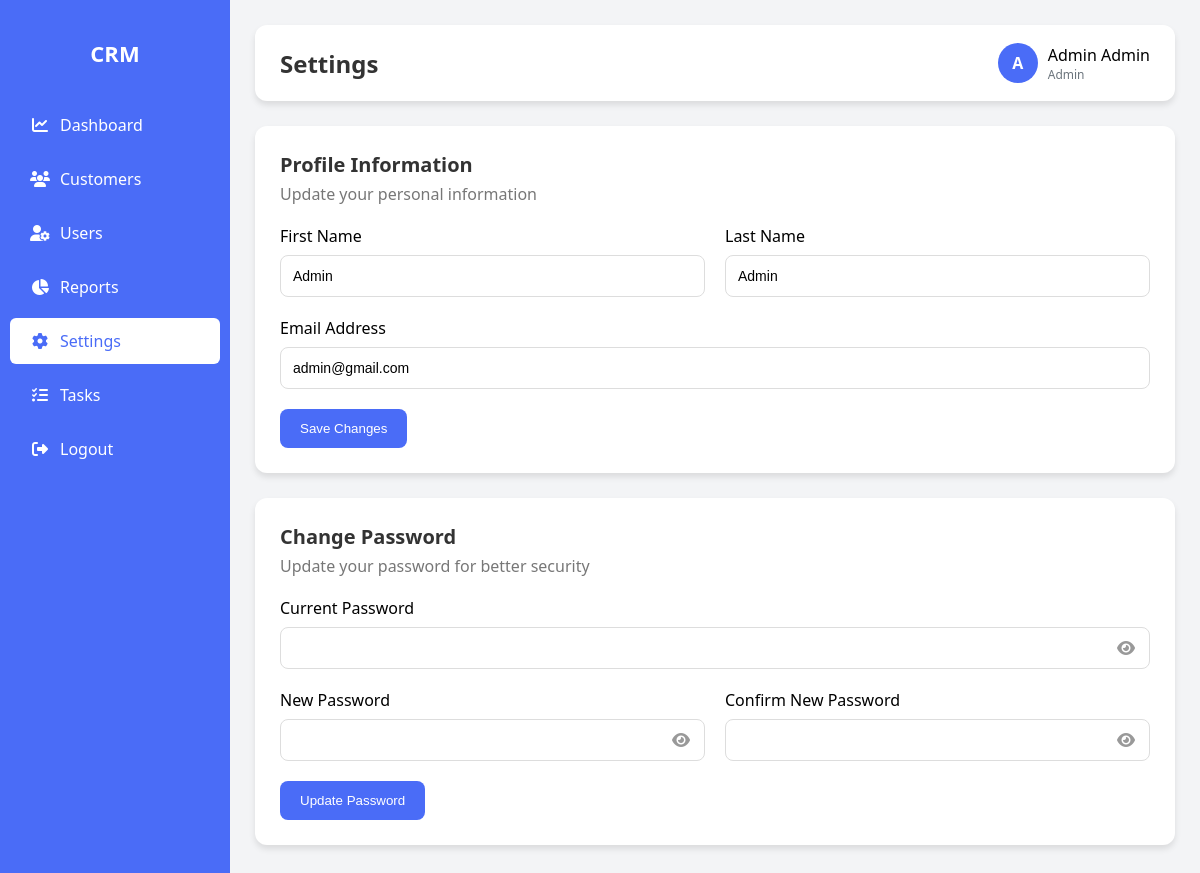
/settings.php (signed in), run on the app's committed database.
### tables this page shows
CREATE TABLE `users` (
  `id` int(11) NOT NULL,
  `name` varchar(100) NOT NULL,
  `email` varchar(100) NOT NULL,
  `password` varchar(255) NOT NULL,
  `role` enum('admin','user') DEFAULT 'user',
  `created_at` timestamp NOT NULL DEFAULT current_timestamp(),
  `updated_at` timestamp NOT NULL DEFAULT current_timestamp() ON UPDATE current_timestamp()
);

### functions.php (called while the page is built, shortened)
<?php
function getUserDetails($user_id) {
    global $conn;
    $sql = "SELECT * FROM users WHERE id = ?";
    $stmt = $conn->prepare($sql);
    $stmt->bind_param("i", $user_id);
    $stmt->execute();
    $result = $stmt->get_result();
    if ($result->num_rows > 0) {
        $user = $result->fetch_assoc();
        $name_parts = explode(' ', $user['name'], 2);
        $user['first_name'] = $name_parts[0] ?? '';
        $user['last_name'] = $name_parts[1] ?? '';
        return $user;
    }
    return null;
}
?>

### settings.php (the view, shortened to what this page needs)
<?php
include 'config.php';
include 'functions.php';
$user_id = $_SESSION['user_id'];
$user = getUserDetails($user_id);
$role = $user['role'];
$user_name = $user['name'];
if ($_SERVER['REQUEST_METHOD'] === 'POST') {
    if (isset($_POST['update_profile'])) {
        $profile_data = [
            'first_name' => $_POST['first_name'] ?? '',
            'last_name' => $_POST['last_name'] ?? '',
            'email' => $_POST['email'] ?? '',
            'bio' => $_POST['bio'] ?? ''
        ];
        if (updateUserProfile($user_id, $profile_data)) {
            $success_message = "Profile updated successfully!";
            $_SESSION['name'] = trim($profile_data['first_name'] . ' ' . $profile_data['last_name']);
            $user_name = $_SESSION['name'];
        } else {
            $error_message = "Failed to update profile.";
        }
    }
    if (isset($_POST['update_password'])) {
        if (($_POST['new_password'] ?? '') !== ($_POST['confirm_password'] ?? '')) {
            $error_message = "New passwords do not match.";
        } else {
            if (updatePassword($user_id, $_POST['current_password'] ?? '', $_POST['new_password'] ?? '')) {
                $success_message = "Password updated successfully!";
            } else {
                $error_message = "Failed to update password. Please check your current password.";
            }
        }
    }
    $user_details = getUserDetails($user_id);
} else {
    $user_details = $user;
}
?>
<!DOCTYPE html>
<html lang="en">
<head>
    <link rel="stylesheet" href="https://cdnjs.cloudflare.com/ajax/libs/font-awesome/6.4.0/css/all.min.css">
</head>
<body>
    <?php include 'sidebar.php'; ?>
    <div class="main-content">
        <div class="header">
            <h2>Settings</h2>
            <div class="header-actions">
                <div class="user-profile">
                    <div class="user-avatar"><?= strtoupper(substr($user_name, 0, 1)); ?></div>
                    <div>
                        <div style="font-weight: 500;"><?= htmlspecialchars($user_name); ?></div>
                        <div style="font-size: 12px; color: var(--secondary);"><?= ucfirst($role); ?></div>
                    </div>
                </div>
            </div>
        </div>
        <div class="card">
            <div class="card-header">
                <h2>Profile Information</h2>
                <p>Update your personal information</p>
            </div>
            <form method="POST">
                <div class="form-row">
                    <div class="form-group">
                        <label for="firstName">First Name</label>
                        <input type="text" id="firstName" name="first_name" value="<?= htmlspecialchars($user_details['first_name'] ?? ''); ?>" required>
                    </div>
                    <div class="form-group">
                        <label for="lastName">Last Name</label>
                        <input type="text" id="lastName" name="last_name" value="<?= htmlspecialchars($user_details['last_name'] ?? ''); ?>" required>
                    </div>
                </div>
                <div class="form-group">
                    <label for="email">Email Address</label>
                    <input type="email" id="email" name="email" value="<?= htmlspecialchars($user_details['email'] ?? ''); ?>" required>
                </div>
                <button type="submit" class="btn-primary">Save Changes</button>
            </form>
        </div>
        <div class="card">
            <div class="card-header">
                <h2>Change Password</h2>
                <p>Update your password for better security</p>
            </div>
            <form method="POST">
                <div class="form-group">
                    <label for="currentPassword">Current Password</label>
                    <div class="password-wrapper">
                        <input type="password" id="currentPassword" name="current_password" required>
                        <i class="fas fa-eye toggle-password"></i>
                    </div>
                </div>
                <div class="form-row">
                    <div class="form-group">
                        <label for="newPassword">New Password</label>
                         <div class="password-wrapper">
                            <input type="password" id="newPassword" name="new_password" required>
                            <i class="fas fa-eye toggle-password"></i>
                        </div>
                    </div>
                    <div class="form-group">
                        <label for="confirmPassword">Confirm New Password</label>
                        <div class="password-wrapper">
                            <input type="password" id="confirmPassword" name="confirm_password" required>
                            <i class="fas fa-eye toggle-password"></i>
                        </div>
                    </div>
                </div>
                <button type="submit" class="btn-primary">Update Password</button>
            </form>
        </div>
    </div>
</body>
</html>

### settings.php (style rules this page uses)
.header { background: white; padding: 18px 25px; border-radius: var(--border-radius); box-shadow: var(--box-shadow); margin-bottom: 25px; display: flex; justify-content: space-between; align-items: center; }
.header h2 { margin: 0; font-size: 24px; color: #333; }
.header-actions { display: flex; align-items: center; gap: 15px; }
.user-profile { display: flex; align-items: center; gap: 10px; }
.user-avatar { width: 40px; height: 40px; border-radius: 50%; background: var(--primary); color: white; display: flex; justify-content: center; align-items: center; font-weight: bold; }
.card { background: white; padding: 25px; border-radius: var(--border-radius); box-shadow: var(--box-shadow); margin-bottom: 25px; }
.card-header { margin-bottom: 20px; }
.card-header h2 { margin: 0 0 5px 0; font-size: 20px; color: #333; }
.card-header p { margin: 0; color: #777; }
.form-row { display: grid; grid-template-columns: 1fr 1fr; gap: 20px; }
.form-group { margin-bottom: 20px; }
.form-group label { display: block; margin-bottom: 8px; font-weight: 500; }
.form-group input { width: 100%; padding: 12px; border: 1px solid #ddd; border-radius: 8px; font-size: 14px; box-sizing: border-box; }
.password-wrapper { position: relative; display: flex; align-items: center; }
.password-wrapper input { padding-right: 40px; }
.toggle-password { position: absolute; right: 15px; top: 50%; transform: translateY(-50%); cursor: pointer; color: #999; }
.btn-primary { background-color: var(--primary); color: white; border: none; cursor: pointer; padding: 12px 20px; border-radius: 8px; }

### sidebar.php (style rules this page uses)
:root { --primary: #4a6cf7; --primary-dark: #3a5ad9; --secondary: #6c757d; --success: #28a745; --warning: #ffc107; --danger: #dc3545; --light: #f8f9fa; --dark: #343a40; --sidebar-width: 230px; --border-radius: 12px; --box-shadow: 0 4px 6px rgba(0, 0, 0, 0.1); --transition: all 0.3s ease; }
body { margin: 0; font-family: 'Segoe UI', Tahoma, Geneva, Verdana, sans-serif; display: flex; min-height: 100vh; background: #f3f4f6; }
.main-content { flex: 1; overflow-y: auto; padding: 25px; }

### data on the page
users: name "A", name "Admin Admin", role "Admin", email "admin@gmail.com"
